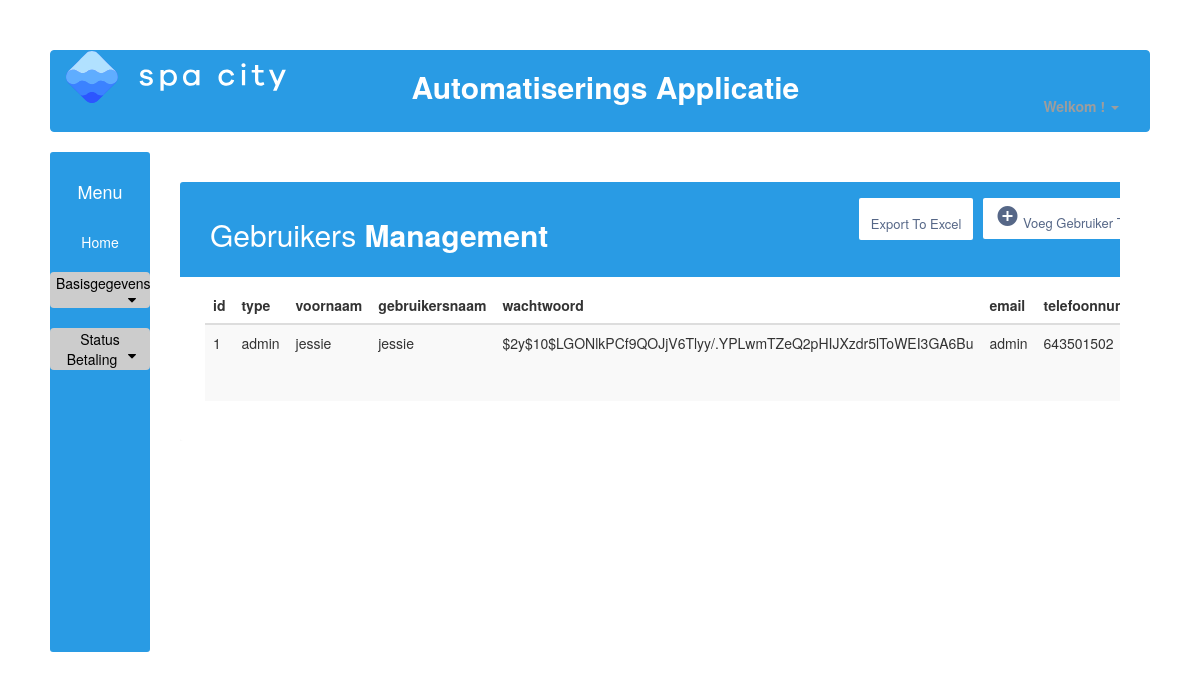
/overzicht_gebruikers.php (signed in), run on the app's committed database.
### tables this page shows
CREATE TABLE gebruikers(
    id INT NOT NULL AUTO_INCREMENT,
    usertype_id INT NOT NULL,
    voornaam VARCHAR(255),
    gebruikersnaam VARCHAR(255) UNIQUE,
    wachtwoord VARCHAR(255),
    email VARCHAR(255),
    telefoonnummer INT,
    created_at TIMESTAMP DEFAULT CURRENT_TIMESTAMP,
	updated_at TIMESTAMP DEFAULT CURRENT_TIMESTAMP ON UPDATE CURRENT_TIMESTAMP,
    PRIMARY KEY(id),
    FOREIGN KEY(usertype_id) REFERENCES usertype(id)
);

### db.php (called while the page is built, shortened)
<?php
class db{
    private $connection;
    public function __construct(){
        $this->host = 'localhost';
		$this->user = 'root';
		$this->database = 'SpaCity';
        $this->password = '';
        $this->charset = 'utf8mb4';
        try {
        $dsn = "mysql:host=$this->host;dbname=$this->database;charset=$this->charset";
        $options = [
            PDO::ATTR_ERRMODE=>PDO::ERRMODE_EXCEPTION,
            PDO::ATTR_DEFAULT_FETCH_MODE=>PDO::FETCH_ASSOC,
            PDO::ATTR_EMULATE_PREPARES => false,
        ];
            $this->connection = new PDO($dsn, $this->user, $this->password, $options);
        }catch(\PDOException $e){
           throw new \PDOException("Error message is: ". $e->getMessage());
        }
    }
    public function select($statement, $named_placeholder){
        $stmt = $this->connection->prepare($statement);
        $stmt->execute($named_placeholder);
        $result = $stmt->fetchall(PDO::FETCH_ASSOC);
        return $result;
    }
}
?>

### overzicht_gebruikers.php (the view, shortened to what this page needs)
<?php
    include 'db.php';
    $db = new db();
?>
<!DOCTYPE html>
<html lang="en">
<head>
    <link href="//netdna.bootstrapcdn.com/bootstrap/3.2.0/css/bootstrap.min.css" rel="stylesheet" id="bootstrap-css">
    <link rel="stylesheet" href="style.css">
    <link rel="stylesheet" href="https://maxcdn.bootstrapcdn.com/font-awesome/4.7.0/css/font-awesome.min.css">
    <link href="//maxcdn.bootstrapcdn.com/font-awesome/4.2.0/css/font-awesome.min.css" rel="stylesheet">
</head>
<body>
    <nav class="navbar navbar-default navbar-inverse" role="navigation">
        <div class="container-fluid">
            <div class="navbar-header">
                <a href="welkom_admin.php">
                    <img src="logo-spa-city.svg" alt="project logo" width="220" heigth="80">
            </div>
            <div class="collapse navbar-collapse" id="bs-example-navbar-collapse-1">
                <p class="nav navbar-text">Automatiserings Applicatie</p>
                <ul class="nav navbar-nav navbar-right">
                    <li class="dropdown">
                        <a href="welkom_admin.php" class="dropdown-toggle" data-toggle="dropdown"><b><?php echo "Welkom " . htmlentities( $_SESSION['gebruikersnaam']) ."!" ?></b> <span
                                class="caret"></span></a>
                                </div>
            </div>
    </nav>
    <div class="container-fluid h-100">
        <div class="row h-100">
            <div class="col-2" id="homemenu3">
            <br>
            <h4 class="menu">Menu</h4>
            <br />
            <a class="menulinks" href="welkom_admin.php">Home</a>
            <br />
            <br />
            <button class="dropdown-btn">Basisgegevens
                <i class="fa fa-caret-down"></i>
            </button>
            <br />
            <br />
            <button class="dropdown-btn">Status Betaling
                <i class="fa fa-caret-down"></i>
            </button>
        </div>
    </div>
    <?php
    $result_set = $db->select("SELECT gebruikers.id, usertype.type, gebruikers.voornaam, gebruikers.gebruikersnaam, gebruikers.wachtwoord, gebruikers.email, gebruikers.telefoonnummer, gebruikers.created_at, gebruikers.updated_at
    FROM gebruikers, usertype", []);
    $columns = array_keys($result_set[0]);
    $result_set1 = $db->select("SELECT gebruikers.id, usertype.type, gebruikers.voornaam, gebruikers.gebruikersnaam, gebruikers.wachtwoord, gebruikers.email, gebruikers.telefoonnummer, gebruikers.created_at, gebruikers.updated_at
    FROM gebruikers
        INNER JOIN usertype ON gebruikers.usertype_id = usertype.id", []);
    ?>
    <div class="container-xl">
    <div class="table-responsive">
        <div class="table-wrapper">
            <div class="table-title">
                <div class="row">
                    <div class="col-sm-5">
                        <h2>Gebruikers <b>Management</b></h2>
                    </div>
                    <div class="col-sm-7">
                        <a href="voeg_gebruiker_toe.php" class="btn btn-secondary"><i class="material-icons">&#xE147;</i> <span>Voeg Gebruiker Toe</span></a>
                        <form method="post" action="overzicht_gebruikers.php" class="row">
                        <input class="btn btn-secondary" type="submit" value="Export To Excel" name="export"></input>
                        </form>
                    </div>
                </div>
            </div>
            <table class="table table-striped table-hover">
                    <thead>
                        <tr>
                            <?php foreach($columns as $column){ ?>
                            <th>
                                <strong> <?php echo $column ?> </strong>
                            </th>
                            <?php } ?>
                        </tr>
                    </thead>
                    <?php foreach($result_set1 as $rows => $row){ ?>
            <tr>
                <?php   foreach($row as $row_data){?>
                <td>
                    <?php echo $row_data ?>
                </td>
                <?php } ?>
            </tr>
            <?php } ?>
            </table>
</body>
</html>

### style.css (style rules this page uses)
body { padding:50px; background-color: white; }
#homemenu3 { height: 500px; background:#299be4; text-align: center; color: white; width: 100px; margin: 0; padding: 0px; border-radius: 3px; }
.navbar-text { width: 48%; text-align: right; font-size: 30px; font-weight: bold; color:white !important; }
.navbar-inverse { background-color: #299be4; border-color: #299be4; }
.row.h-100 { height: 0px; }
.table-title { padding-bottom: 15px; background: #299be4; color: #fff; padding: 16px 30px; margin: -20px -25px 10px; border-radius: 3px 3px 0 0; }
.container-xl { width: 100%; padding-right: 30px; padding-left: 100px; margin-right: auto; margin-left: auto; }
.table-responsive { margin: 30px 0; }
.table-responsive { display: block; width: 100%; overflow-x: auto; -webkit-overflow-scrolling: touch; margin-left: 15px; }
.table-wrapper { min-width: 1000px; background: #fff; padding: 20px 25px; border-radius: 3px; box-shadow: 0 1px 1px rgb(0 0 0 / 5%); }
.table-title .btn { color: #566787; float: right; font-size: 13px; background: #fff; border: none; min-width: 50px; border-radius: 2px; border: none; outline: none !important; margin-left: 10px; }
input.btn.btn-secondary { padding-top: 17px; }
a { color: #299be4; text-decoration: none; }
.menulinks { color: white; }
.fa-caret-down { float: right; padding-right: 8px; }
.dropdown-btn { width: 100px; }
.sidenav a, .dropdown-btn { color: black; background-color: #cccccc; border: none; border-radius: 4px; }

### data on the page
gebruikers: id "1", row_data "admin", row_data "jessie", wachtwoord "$2y$10$LGONlkPCf9QOJjV6Tlyy/.YPLwmTZeQ2pHIJXzdr5lToWEI3GA6Bu", telefoonnummer "643501502"

### other printed values
$column "id"
$column "type"
$column "voornaam"
$column "gebruikersnaam"
$column "wachtwoord"
$column "email"
